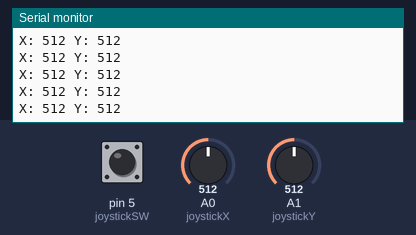
This sketch was run on a simulated Arduino Uno, built with avr-gcc and run on an emulated ATmega328P. On the bench: the last lines printed to the serial monitor. Inputs (shaded band) come from the test bench; at power-on: pin 5 (joystickSW) HIGH, A0 (joystickX) = 512, A1 (joystickY) = 512.

Above: at 1.2 s.
1.3 s: pin 5 (joystickSW) pulled LOW for 0.15 s
At 1.5 s:
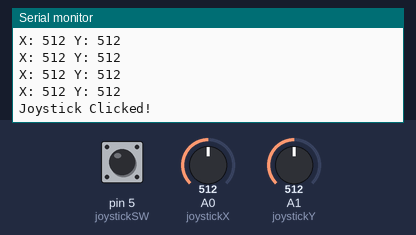
2.9 s: A0 (joystickX) set to 716
At 2.98 s:
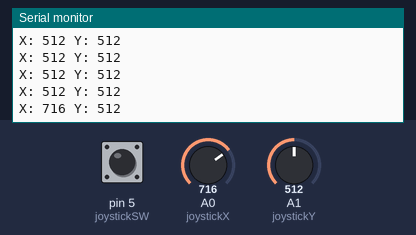
4.4 s: A1 (joystickY) set to 716
At 4.49 s:
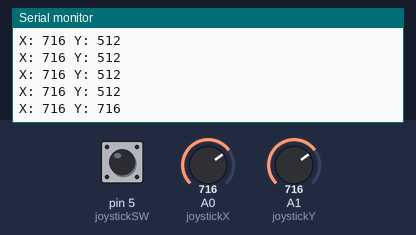
5.9 s: A0 (joystickX) set to 900
At 5.9 s:
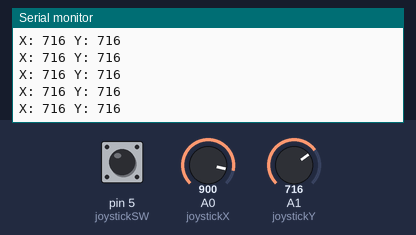
7.4 s: A1 (joystickY) set to 900
At 7.41 s:
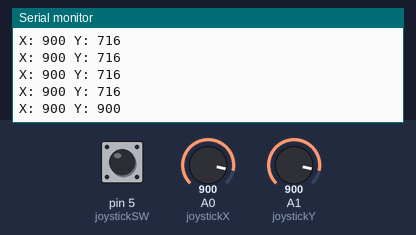
Timing chart, 0 to 9.9 s (numbered marks = the images above; inputs shaded):
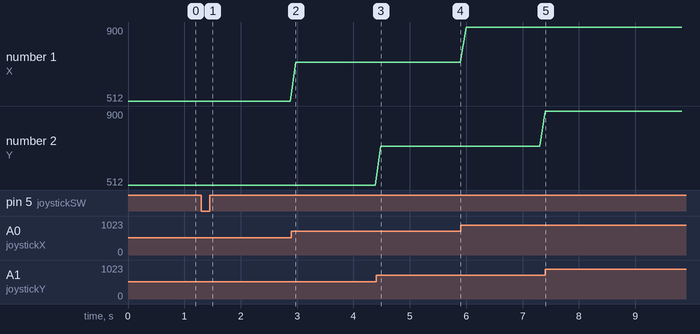

Measured:
- after the input at 1.3 s, the serial monitor: prints a new line at once (image 1)
- after the input at 2.9 s, the serial monitor: prints a new line after 0.08 s (image 2)
- after the input at 4.4 s, the serial monitor: prints a new line after 0.09 s (image 3)
- after the input at 7.4 s, the serial monitor: prints a new line at once (image 5)
- plotted number 1: 512 → 716 after the input at 2.9 s, 716 → 900 after the input at 5.9 s

The sketch:

arduino.ino
```cpp
const int joystickX = A0;
const int joystickY = A1;
const int joystickSW = 5;

void setup() {
  Serial.begin(9600);
  pinMode(joystickSW, INPUT_PULLUP);
}

void loop() {
  int xValue = analogRead(joystickX);  // 0-1023
  int yValue = analogRead(joystickY);  // 0-1023

  Serial.print("X: ");
  Serial.print(xValue);
  Serial.print(" Y: ");
  Serial.println(yValue);

  // Button press
  if (digitalRead(joystickSW) == LOW) {
    delay(20);
    if (digitalRead(joystickSW) == LOW) {
      Serial.println("Joystick Clicked!");
      while (digitalRead(joystickSW) == LOW);
      delay(20);
    }
  }

  delay(100);
}
```
